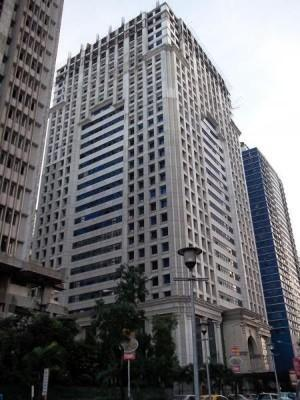
#> input picture CHAPTER 1  - Basic image processing/image.jpg, 300 x 400 px
$ jupyter execute --allow-errors '2. principle component analysis (PCA FOR IMAGE).ipynb'   (older library calls are emulated)
#> lines starting #> are read from the running program, lines starting #| are printed output that depends on the picture; after the words box and inside, x2 and y2 are one past the last pixel; in counts of white or black regions, pixels touching at a corner belong together
# PCA for Image
Principal Component Analysis (PCA) is a useful technique for dimensionality reduction
and is optimal in the sense that it represents the variability of the training data with
as few dimensions as possible. Even a tiny 100 × 100 pixel grayscale image has 10,000
dimensions, and can be considered a point in a 10,000-dimensional space. A megapixel
image has dimensions in the millions.With such high dimensionality, it is no surprise
that dimensionality reduction comes in handy in many computer vision applications.
The projection matrix resulting from PCA can be seen as a change of coordinates to a
coordinate system where the coordinates are in descending order of importance.
To apply PCA on image data, the images need to be converted to a one-dimensional
vector representation using, for example, NumPy’s flatten() method.
The flattened images are collected in a single matrix by stacking them, one row for each
image. The rows are then centered relative to the mean image before the computation
of the dominant directions. To find the principal components, singular value decomposition
(SVD) is usually used, but if the dimensionality is high, there is a useful trick
that can be used instead since the SVD computation will be very slow in that case.

[cell 1]
from PIL import Image
from numpy import *
def pca(X):
      """ Principal Component Analysis
       input: X, matrix with training data stored as flattened arrays in rows
       return: projection matrix (with important dimensions first), variance
       and mean."""
      # get dimensions
      num_data,dim = X.shape
      # center data
      mean_X = X.mean(axis=0)

      X = X - mean_X

      if dim>num_data:

         # PCA - compact trick used
         M = dot(X,X.T) # covariance matrix

         e,EV = linalg.eigh(M) # eigenvalues and eigenvectors

         tmp = dot(X.T,EV).T # this is the compact trick

         V = tmp[::-1] # reverse since last eigenvectors are the ones we want

         S = sqrt(e)[::-1] # reverse since eigenvalues are in increasing order

         for i in range(V.shape[1]):

             V[:,i] /= S

      else:
        # PCA - SVD used
        U,S,V = linalg.svd(X)

        V = V[:num_data] # only makes sense to return the first num_data

    # return the projection matrix, the variance and the mean
      return V,S,mean_X

This function first centers the data by subtracting the mean in each dimension. Then
the eigenvectors corresponding to the largest eigenvalues of the covariance matrix are
computed, either using a compact trick or using SVD. Here we used the function
range(), which takes an integer n and returns a list of integers 0 . . . (n − 1). Feel free to
use the alternative arange(), which gives an array, or xrange(), which gives a generator
(andmight give speed improvements).We will stick with range() throughout the book.
We switch from SVD to use a trick with computing eigenvectors of the (smaller)
covariance matrix XXT if the number of data points is less than the dimension of the
vectors. There are also ways of only computing the eigenvectors corresponding to the k
largest eigenvalues (k being the number of desired dimensions), making it even faster

[cell 2]
# from PIL import Image
from numpy import *
from pylab import *

im = array(Image.open('image.jpg')) # open one image to get size
#> im is the input picture: shape (400, 300, 3); mean R, G, B 110.1, 110.1, 113.7
m,n = im.shape[0:2] # get the size of the images
#> m = 400; n = 300
 # get the number of images
# create matrix to store all flattened images
immatrix = array([array(Image.open('image.jpg').convert('L')).flatten()],'f')

# perform PCA
V,S,immean = pca(immatrix)
#> in pca, `M = dot(X,X.T)`: M = [0]
#> in pca, `e,EV = linalg.eigh(M)`: EV = [1]
#> in pca, `S = sqrt(e)[::-1]`: S = [0]
#> S = [0]
# show some images (mean and 7 first modes)
figure(figsize=(20,10))
gray()
subplot(2,4,1)
imshow(immean.reshape(m,n))
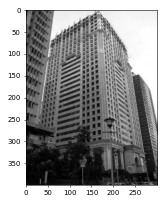
#> figure drawn by matplotlib, 1 panel

[cell 3]
immatrix.shape
#> Out = (1, 120000)

# Using the Pickle Module

If you want to save some results or data for later use, the pickle module, which comes
with Python, is very useful. Pickle can take almost any Python object and convert it to
a string representation. This process is called pickling. Reconstructing the object from
the string representation is conversely called unpickling. This string representation can
then be easily stored or transmitted.

[cell 4]
import pickle

# save mean and principal components
f = open('font_pca_modes.pkl', 'wb')
pickle.dump(immean,f)
pickle.dump(V,f)
f.close()

[cell 5]
# load mean and principal components
f = open('font_pca_modes.pkl', 'rb')
immean = pickle.load(f)
V = pickle.load(f)
f.close()

 we will use the with statement to handle file reading
and writing. This is a construct that was introduced in Python 2.5 that automatically
handles opening and closing of files (even if errors occur while the files are open). Here
is what the saving and loading above looks like using with():
This might look strange the first time you see it, but it is a very useful construct. If you
don’t like it, just use the open and close functions as above.

[cell 6]
#open file and save
with open('font_pca_modes.pkl', 'wb') as f:
     pickle.dump(immean,f)
     pickle.dump(V,f)

[cell 7]
# open file and load
with open('font_pca_modes.pkl', 'rb') as f:
    immean = pickle.load(f)
    V = pickle.load(f)

As an alternative to using pickle, NumPy also has simple functions for reading andwriting
text files that can be useful if your data does not contain complicated structures, for
example a list of points clicked in an image. To save an array x to file, use:

#> (a cell that did not finish here is left out)

# SciPy

## Blurring Images

[cell 9]
from PIL import Image
from numpy import *
from scipy.ndimage import filters
im = array(Image.open('image.jpg').convert('L'))
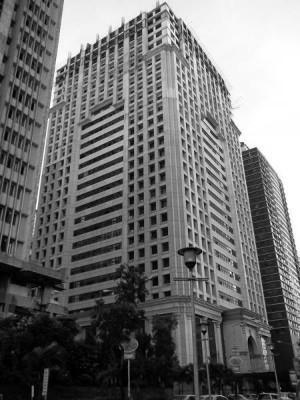
#> im: shape (400, 300); min 0, max 255, mean 110.5
im2 = filters.gaussian_filter(im,5)
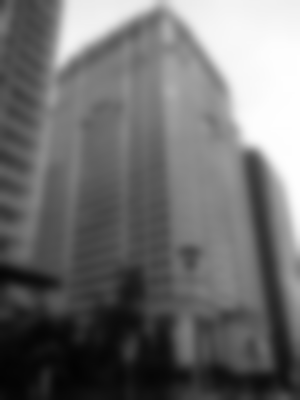
#> im2: shape (400, 300); min 3, max 254, mean 109.5

[cell 10]
# im = array(Image.open('image.jpg'))
im2 = zeros(im.shape)
#> (the rest of this cell did not finish here and is left out)

[cell 11]
im2 = array(im2,'uint8')

## Image Derivatives
How the image intensity changes over the image is important information and is used
for many applications. The intensity change is
described with the x and y derivatives Ix and Iy of the graylevel image I (for color
images, derivatives are usually taken for each color channel).

[cell 12]
from PIL import Image
from numpy import *
from scipy.ndimage import filters
im = array(Image.open('image.jpg').convert('L'))


# Sobel derivative filters
imx = zeros(im.shape)
filters.sobel(im,1,imx)
imy = zeros(im.shape)
filters.sobel(im,0,imy)
magnitude = sqrt(imx**2+imy**2)


sigma = 5 # standard deviation
imx = zeros(im.shape)
filters.gaussian_filter(im, (sigma,sigma), (0,1), imx)
imy = zeros(im.shape)
filters.gaussian_filter(im, (sigma,sigma), (1,0), imy)

## Morphology—Counting Objects
Morphology (or mathematical morphology) is a framework and a collection of image
processing methods for measuring and analyzing basic shapes. Morphology is usually
applied to binary images but can be used with grayscale also. A binary image is an
image in which each pixel takes only two values, usually 0 and 1. Binary images are
often the result of thresholding an image, for example with the intention of counting
objects or measuring their size.

[cell 13]
from scipy.ndimage import measurements,morphology
# load image and threshold to make sure it is binary
im = array(Image.open('image.jpg').convert('L'))
im = 1*(im<128)
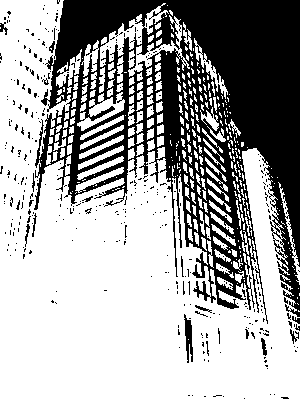
#> im: shape (400, 300) int64; values 0 (black) and 1 (white), 64.7% white; 376 black regions (360 under 20 px), largest, box (x1, y1, x2, y2) and area: (34, 0, 300, 324) 40186, (184, 314, 193, 363) 252, (261, 338, 267, 356) 61
labels, nbr_objects = measurements.label(im)
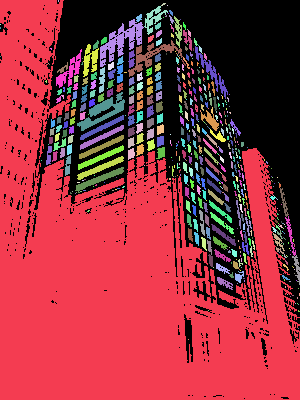
#> labels: shape (400, 300) int32; 580 distinct labels, from 0 to 579; one colour per label, 0 black
#> nbr_objects = 579
print ("Number of objects:", nbr_objects)
#| Number of objects: 579

This loads the image and makes sure it is binary by thresholding.Multiplying by 1 converts
the boolean array to a binary one. Then the function label() finds the individual
objects and assigns integer labels to pixels according to which object they belong to.
 The graylevel values indicate object index. As you
can see, there are small connections between some of the objects. Using an operation
called binary opening, we can remove them:

[cell 14]
#morphology - opening to separate objects better
im_open = morphology.binary_opening(im,ones((9,5)),iterations=2)
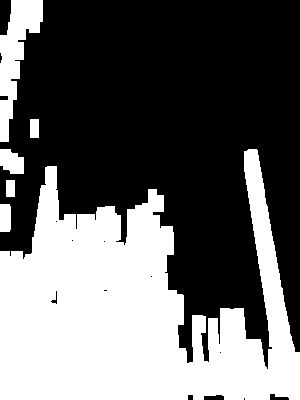
#> im_open: shape (400, 300) bool; 39.9% white; 6 white regions, box (x1, y1, x2, y2) and area: (0, 149, 300, 400) 43946, (0, 0, 43, 142) 2819, (0, 149, 24, 174) 474, (0, 204, 11, 232) 304, (30, 119, 39, 138) 171, (6, 180, 15, 197) 153
labels_open, nbr_objects_open = measurements.label(im_open)
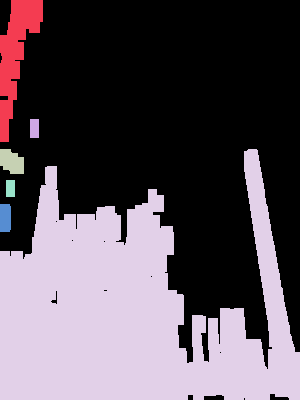
#> labels_open: shape (400, 300) int32; 7 distinct labels, from 0 to 6; one colour per label, 0 black
#> nbr_objects_open = 6
print( "Number of objects:", nbr_objects_open)
#| Number of objects: 6

The second argument of binary_opening() specifies the structuring element, an array
that indicates what neighbors to use when centered around a pixel. In this case, we
used 9 pixels (4 above, the pixel itself, and 4 below) in the y direction and 5 in the
x direction. You can specify any array as structuring element; the non-zero elements
will determine the neighbors. The parameter iterations determines how many times to
apply the operation. Try this and see how the number of objects changes. The image
after opening and the corresponding label image are shown in Figure 1-12c–d. As you
might expect, there is a function named binary_closing() that does the reverse

## Useful SciPy Modules

### Reading and writing .mat files
If you have some data, or find some interesting data set online, stored inMatlab’s .mat
file format, it is possible to read this using the scipy.io module.

#> (a cell that did not finish here is left out)

### Saving arrays as images

[cell 16]
from scipy.misc import imsave
imsave('test.jpg',im)

#The scipy.misc module also contains the famous “Lena” test image:

#> (the rest of this cell did not finish here and is left out)

$ run again, with CHAPTER 1  - Basic image processing/ok.png saved as CHAPTER 1  - Basic image processing/image.jpg
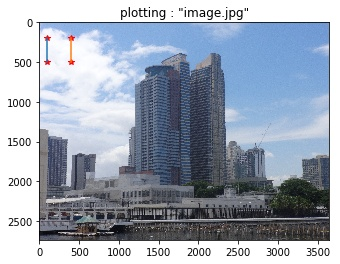
#> input picture CHAPTER 1  - Basic image processing/ok.png, 340 x 264 px
#> im is the input picture: shape (264, 340, 3); mean R, G, B 158, 167.7, 182.1
#> M = [0]
#> EV = [1]
#> in pca, `S = sqrt(e)[::-1]`: S = [0]
#> `labels, nbr_objects = measurements.label(im)`:
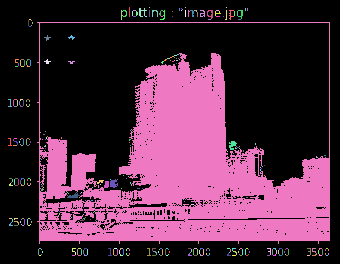
#> labels: shape (264, 340) int32; 358 distinct labels, from 0 to 357; one colour per label, 0 black
#> nbr_objects = 357
#| Number of objects: 357
#> im_open: shape (264, 340) bool; 17.8% white; 10 white regions, largest, box (x1, y1, x2, y2) and area: (142, 62, 229, 204) 9479, (234, 158, 330, 218) 3447, (47, 142, 66, 196) 896
#> `labels_open, nbr_objects_open = measurements.label(im_open)`:
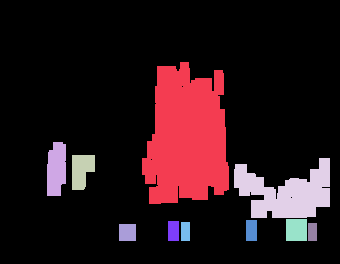
#> labels_open: shape (264, 340) int32; 11 distinct labels, from 0 to 10; one colour per label, 0 black
#> nbr_objects_open = 10
#| Number of objects: 10
